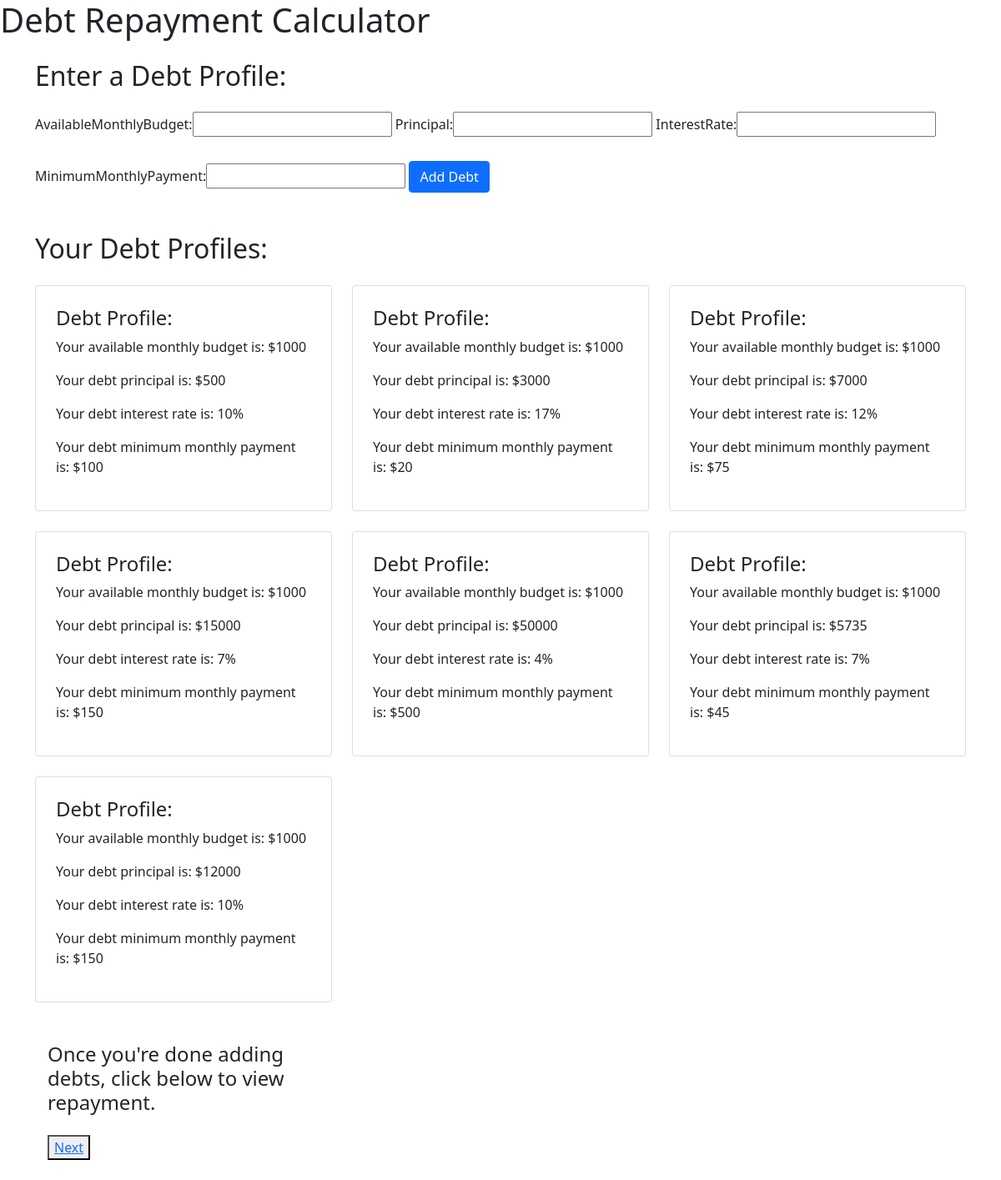
Screenshot of /debts with the database file from the repository.
### snowballapp/models.py (models this page shows)
class UsersModel(models.Model):
    AvailableMonthlyBudget = models.IntegerField(help_text="", null=True)
    Principal = models.IntegerField(help_text="", null=True)
    InterestRate = models.IntegerField(help_text="", null=True)
    MinimumMonthlyPayment = models.IntegerField(help_text="", null=True)

### snowballapp/views.py (the view, shortened to what this page needs)
# urls.py: path('', RedirectView.as_view(url='/debts')),
def debts(request):
    users_form = UsersForm()
    users = UsersModel.objects.all()
    return render(request=request, template_name="debtspage.html", context={'users_form':users_form, 'users':users})

### snowballapp/forms.py
class UsersForm(forms.ModelForm):
    class Meta:
        model = UsersModel
        fields = ['AvailableMonthlyBudget', 'Principal', 'InterestRate', 'MinimumMonthlyPayment']

### snowballapp/templates/debtspage.html (shortened to what this page needs)
{% extends "base.html" %}
{% block page_content %}
<head>
    <link href="https://cdn.jsdelivr.net/npm/bootstrap@5.0.2/dist/css/bootstrap.min.css" rel="stylesheet">
</head>
<body>
    <h1> Debt Repayment Calculator</h1>
    <div class="container">
      <h2 class="my-4">Enter a Debt Profile:</h2>
      <form method="post" enctype="multipart/form-data">
              {{users_form}}
              <button class="btn btn-primary my-4" type="submit">Add Debt</button>
        </form>
      <h2 class="my-4">Your Debt Profiles: </h2>
      <div class="row">
        {% for x in users %}
        <div class="col-lg-4 col-md-6 col-sm-12 pb-4">
          <div class="card h-100 p-4">
            <h4>Debt Profile: </h4>
            <p>Your available monthly budget is: ${{x.AvailableMonthlyBudget}}</p>
            <p>Your debt principal is: ${{x.Principal}}</p>
            <p>Your debt interest rate is: {{x.InterestRate}}%</p>
            <p>Your debt minimum monthly payment is: ${{x.MinimumMonthlyPayment}}</p>
          </div>
        </div>
        {% empty %}
        <p>No debts added. </p>
        {% endfor %}
      </div>
      <div class="col-lg-4 col-md-6 col-sm-12 pb-4">
        <h4 class="my-4"> Once you're done adding debts, click below to view repayment.</h4>
        <button><a href="/repayments">Next</a></button>
      </div>
</body>
{% endblock %}

### snowballproject/templates/base.html (shortened to what this page needs)
{% block page_content %}{% endblock %}
<link rel="stylesheet" href="https://stackpath.bootstrapcdn.com/bootstrap/4.1.3/css/bootstrap.min.css">
<link href="https://cdn.jsdelivr.net/npm/bootstrap@5.0.2/dist/css/bootstrap.min.css" rel="stylesheet">

### rows the page displays
UsersModel: AvailableMonthlyBudget "1000", Principal "500", InterestRate "10", MinimumMonthlyPayment "100"
UsersModel: AvailableMonthlyBudget "1000", Principal "3000", InterestRate "17", MinimumMonthlyPayment "20"
UsersModel: AvailableMonthlyBudget "1000", Principal "7000", InterestRate "12", MinimumMonthlyPayment "75"
UsersModel: AvailableMonthlyBudget "1000", Principal "15000", InterestRate "7", MinimumMonthlyPayment "150"
UsersModel: AvailableMonthlyBudget "1000", Principal "50000", InterestRate "4", MinimumMonthlyPayment "500"
UsersModel: AvailableMonthlyBudget "1000", Principal "5735", InterestRate "7", MinimumMonthlyPayment "45"
UsersModel: AvailableMonthlyBudget "1000", Principal "12000", InterestRate "10", MinimumMonthlyPayment "150"
